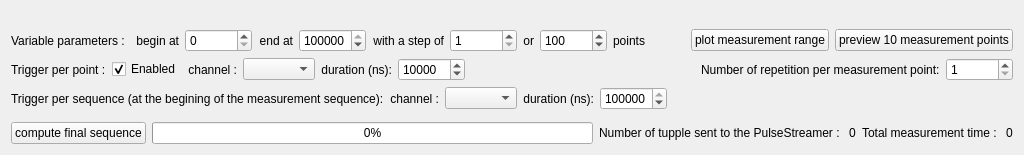
      <widget class="QWidget" name="tab_2">
       <attribute name="title">
        <string>Measurement parameters</string>
       </attribute>
       <layout class="QVBoxLayout" name="verticalLayout_5" stretch="1,1,1,5,1">
        <item>
         <layout class="QHBoxLayout" name="horizontalLayout_6" stretch="0,0,0,0,0,0,0,0,0,0,0,0,0">
          <property name="topMargin">
           <number>18</number>
          </property>
          <item>
           <widget class="QLabel" name="label_4">
            <property name="text">
             <string>Variable parameters : </string>
            </property>
           </widget>
          </item>
          <item>
           <widget class="QLabel" name="label">
            <property name="text">
             <string>begin at</string>
            </property>
            <property name="alignment">
             <set>Qt::AlignRight|Qt::AlignTrailing|Qt::AlignVCenter</set>
            </property>
           </widget>
          </item>
          <item>
           <widget class="QSpinBox" name="spinBox_min">
            <property name="maximum">
             <number>1000000000</number>
            </property>
           </widget>
          </item>
          <item>
           <widget class="QLabel" name="label_2">
            <property name="text">
             <string>end at</string>
            </property>
            <property name="alignment">
             <set>Qt::AlignRight|Qt::AlignTrailing|Qt::AlignVCenter</set>
            </property>
           </widget>
          </item>
          <item>
           <widget class="QSpinBox" name="spinBox_max">
            <property name="maximum">
             <number>1000000000</number>
            </property>
            <property name="value">
             <number>1000000</number>
            </property>
           </widget>
          </item>
          <item>
           <widget class="QLabel" name="label_3">
            <property name="text">
             <string>with a step of</string>
            </property>
            <property name="alignment">
             <set>Qt::AlignRight|Qt::AlignTrailing|Qt::AlignVCenter</set>
            </property>
           </widget>
          </item>
          <item>
           <widget class="QSpinBox" name="spinBox_step">
            <property name="minimum">
             <number>1</number>
            </property>
            <property name="maximum">
             <number>1000000000</number>
            </property>
           </widget>
          </item>
          <item>
           <widget class="QLabel" name="label_9">
            <property name="text">
             <string>or</string>
            </property>
            <property name="alignment">
             <set>Qt::AlignRight|Qt::AlignTrailing|Qt::AlignVCenter</set>
            </property>
           </widget>
          </item>
          <item>
           <widget class="QSpinBox" name="spinBox_num_points">
            <property name="minimum">
             <number>1</number>
            </property>
            <property name="maximum">
             <number>1000000000</number>
            </property>
            <property name="value">
             <number>100</number>
            </property>
           </widget>
          </item>
          <item>
           <widget class="QLabel" name="label_10">
            <property name="text">
             <string>points</string>
            </property>
            <property name="alignment">
             <set>Qt::AlignRight|Qt::AlignTrailing|Qt::AlignVCenter</set>
            </property>
           </widget>
          </item>
          <item>
           <spacer name="horizontalSpacer">
            <property name="orientation">
             <enum>Qt::Horizontal</enum>
            </property>
            <property name="sizeHint" stdset="0">
             <size>
              <width>40</width>
              <height>20</height>
             </size>
            </property>
           </spacer>
          </item>
          <item>
           <widget class="QPushButton" name="pushButton_plot_pulse">
            <property name="text">
             <string>plot measurement range</string>
            </property>
           </widget>
          </item>
          <item>
           <widget class="QPushButton" name="pushButton_pulse_sequence">
            <property name="text">
             <string>preview 10 measurement points</string>
            </property>
           </widget>
          </item>
         </layout>
        </item>
        <item>
         <layout class="QHBoxLayout" name="horizontalLayout_2">
          <item>
           <widget class="QLabel" name="label_11">
            <property name="text">
             <string>Trigger per point :</string>
            </property>
           </widget>
          </item>
          <item>
           <widget class="QCheckBox" name="checkBox_trigger_per_point_check">
            <property name="text">
             <string>Enabled</string>
            </property>
            <property name="checked">
             <bool>true</bool>
            </property>
            <property name="tristate">
             <bool>false</bool>
            </property>
           </widget>
          </item>
          <item>
           <widget class="QLabel" name="label_12">
            <property name="text">
             <string>channel :</string>
            </property>
            <property name="alignment">
             <set>Qt::AlignRight|Qt::AlignTrailing|Qt::AlignVCenter</set>
            </property>
           </widget>
          </item>
          <item>
           <widget class="QComboBox" name="comboBox_trigger_per_point_channel"/>
          </item>
          <item>
           <widget class="QLabel" name="label_13">
            <property name="text">
             <string>duration (ns):</string>
            </property>
            <property name="alignment">
             <set>Qt::AlignRight|Qt::AlignTrailing|Qt::AlignVCenter</set>
            </property>
           </widget>
          </item>
          <item>
           <widget class="QSpinBox" name="spinBox_trigger_per_point_duration">
            <property name="maximum">
             <number>100000000</number>
            </property>
            <property name="value">
             <number>10000</number>
            </property>
           </widget>
          </item>
          <item>
           <spacer name="horizontalSpacer_3">
            <property name="orientation">
             <enum>Qt::Horizontal</enum>
            </property>
            <property name="sizeHint" stdset="0">
             <size>
              <width>40</width>
              <height>20</height>
             </size>
            </property>
           </spacer>
          </item>
          <item>
           <widget class="QLabel" name="label_14">
            <property name="text">
             <string>Number of repetition per measurement point:</string>
            </property>
           </widget>
          </item>
          <item>
           <widget class="QSpinBox" name="spinBox_n_repeat">
            <property name="minimum">
             <number>1</number>
            </property>
            <property name="maximum">
             <number>100000</number>
            </property>
           </widget>
          </item>
         </layout>
        </item>
        <item>
         <layout class="QHBoxLayout" name="horizontalLayout_8">
          <item>
           <widget class="QLabel" name="label_15">
            <property name="text">
             <string>Trigger per sequence (at the begining of the measurement sequence):</string>
            </property>
           </widget>
          </item>
          <item>
           <widget class="QLabel" name="label_16">
            <property name="text">
             <string>channel :</string>
            </property>
            <property name="alignment">
             <set>Qt::AlignRight|Qt::AlignTrailing|Qt::AlignVCenter</set>
            </property>
           </widget>
          </item>
          <item>
           <widget class="QComboBox" name="comboBox_trigger_per_sequence_channel"/>
          </item>
          <item>
           <widget class="QLabel" name="label_17">
            <property name="text">
             <string>duration (ns):</string>
            </property>
            <property name="alignment">
             <set>Qt::AlignRight|Qt::AlignTrailing|Qt::AlignVCenter</set>
            </property>
           </widget>
          </item>
          <item>
           <widget class="QSpinBox" name="spinBox_trigger_per_sequence_duration">
            <property name="maximum">
             <number>100000000</number>
            </property>
            <property name="value">
             <number>100000</number>
            </property>
           </widget>
          </item>
          <item>
           <spacer name="horizontalSpacer_4">
            <property name="orientation">
             <enum>Qt::Horizontal</enum>
            </property>
            <property name="sizeHint" stdset="0">
             <size>
              <width>40</width>
              <height>20</height>
             </size>
            </property>
           </spacer>
          </item>
         </layout>
        </item>
        <item>
         <widget class="PlotWidget" name="pulse_sequence_view" native="true"/>
        </item>
        <item>
         <layout class="QHBoxLayout" name="horizontalLayout_9">
          <item>
           <widget class="QPushButton" name="pushButton_compute_sequence">
            <property name="text">
             <string>compute final sequence</string>
            </property>
           </widget>
          </item>
          <item>
           <widget class="QProgressBar" name="progressBar">
            <property name="value">
             <number>0</number>
            </property>
           </widget>
          </item>
          <item>
           <widget class="QLabel" name="label_19">
            <property name="text">
             <string>Number of tupple sent to the PulseStreamer : </string>
            </property>
           </widget>
          </item>
          <item>
           <widget class="QLabel" name="label_num_tupple">
            <property name="text">
             <string>0</string>
            </property>
           </widget>
          </item>
          <item>
           <widget class="QLabel" name="label_20">
            <property name="text">
             <string>Total measurement time : </string>
            </property>
           </widget>
          </item>
          <item>
           <widget class="QLabel" name="label_total_time">
            <property name="text">
             <string>0</string>
            </property>
           </widget>
          </item>
         </layout>
        </item>
       </layout>
      </widget>
